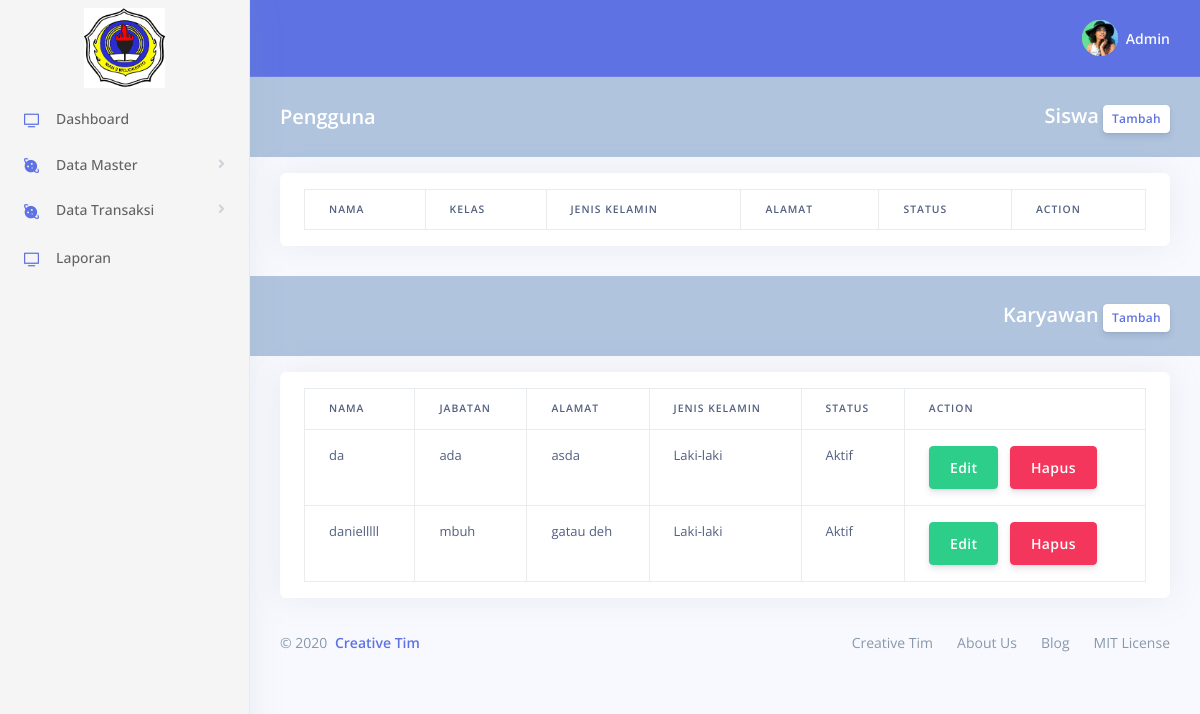
The page /admin/MPengguna.php on the database as committed earlier.
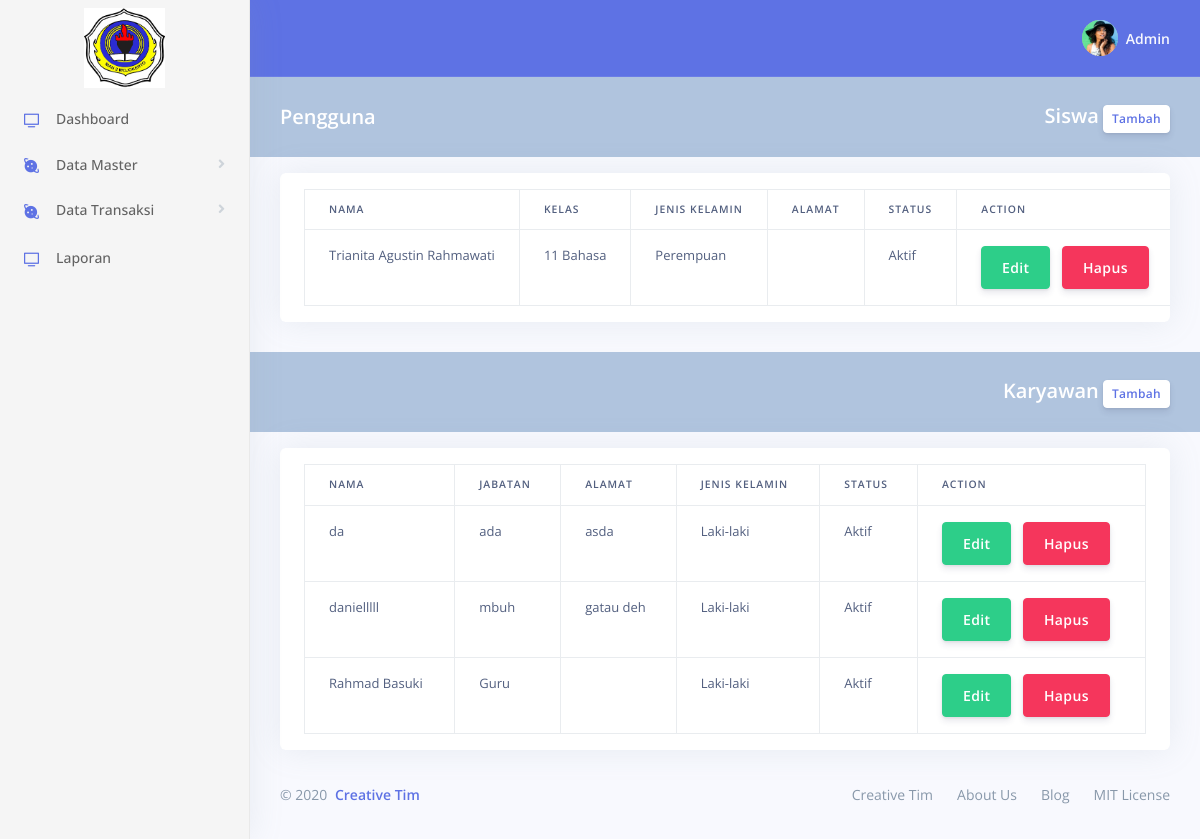
The same page on the database as committed later.
### tables this page shows
CREATE TABLE `karyawan` (
  `id_karyawan` varchar(10) NOT NULL,
  `id_pengguna` varchar(10) NOT NULL,
  `nama_karyawan` varchar(100) NOT NULL,
  `jabatan` varchar(100) NOT NULL,
  `alamat_karyawan` varchar(100) NOT NULL,
  `jenis_kelamin` varchar(20) DEFAULT NULL,
  `status_karyawan` varchar(20) DEFAULT NULL
);

CREATE TABLE `siswa` (
  `id_siswa` varchar(10) NOT NULL,
  `id_pengguna` varchar(10) NOT NULL,
  `nama_siswa` varchar(100) DEFAULT NULL,
  `kelas` varchar(10) DEFAULT NULL,
  `jenis_kelamin` varchar(20) DEFAULT NULL,
  `alamat_siswa` varchar(100) DEFAULT NULL,
  `status_siswa` varchar(25) DEFAULT NULL
);

### admin/MPengguna.php (the view, shortened to what this page needs)
<!DOCTYPE html>
<html>
<head>
<?php include "css-script.php"; ?>
</head>
<body>
	<?php include "sidebar.php"; ?>
	<div class="main-content" id="panel">
		<?php include "navbar.php"; ?>
		<div class="header bg-primary" style="background-color: #B0C4DE !important">
			<div class="container-fluid">
				<div class="header-body">
					<div class="row align-items-center py-4">
						<div class="col-lg-6 col-7">
							<h6 class="h2 text-white d-inline-block mb-0">Pengguna</h6>
						</div>
						<div class="col-lg-6 col-5 text-right">
							<h6 class="h2 text-white d-inline-block mb-0">Siswa</h6>
							<a href="#" class="btn btn-sm btn-neutral" data-toggle="modal"
								data-target="#ModalTambahSiswa">Tambah</a>
						</div>
					</div>
				</div>
			</div>
		</div>
		<div class="container-fluid mt-3">
			<div class="row">
				<div class="col-xl-12 col-md-12">
					<div class="card card-stats">
						<div class="card-body table-responsive">
							<table id="Tabel1" class="table table-bordered">
								<thead>
									<tr>
										<th>Nama</th>
										<th>Kelas</th>
										<th>Jenis Kelamin</th>
										<th>Alamat</th>
										<th>Status</th>
										<th>Action</th>
									</tr>
								</thead>
								<tbody>
									<?php
					$query = mysqli_query($conn, "SELECT * from siswa where status_siswa = 'Aktif'");
					while ($row = mysqli_fetch_array($query)) {
					?>
									<tr>
										<td><?php echo $row['nama_siswa'] ?></td>
										<td><?php echo $row['kelas'] ?></td>
										<td><?php echo $row['jenis_kelamin'] ?></td>
										<td><?php echo $row['alamat_siswa'] ?></td>
										<td><?php echo $row['status_siswa'] ?></td>
										<td><button class="btn btn-success btnEdit" data-toggle="modal"
												data-target="#ModalEditSiswa"
												data-id="<?php echo $row['id_siswa'] ?>">Edit</button>
												<button class="btn btn-danger btnHapus" data-toggle="modal"
												data-target="#ModalHapusSiswa"
												data-id="<?php echo $row['id_siswa'] ?>">Hapus</button></td>
									</tr>
									<?php } ?>
								</tbody>
							</table>
						</div>
					</div>
				</div>
			</div>
		</div>
		<div class="header bg-primary" style="background-color: #B0C4DE !important">
			<div class="container-fluid">
				<div class="header-body">
					<div class="row align-items-center py-4">
						<div class="col-lg-6 col-5 text-right">
							<h6 class="h2 text-white d-inline-block mb-0">Karyawan</h6>
							<a href="#" class="btn btn-sm btn-neutral" data-toggle="modal"
								data-target="#ModalTambahKaryawan">Tambah</a>
						</div>
					</div>
				</div>
			</div>
		</div>
		<div class="container-fluid mt-3">
			<div class="row">
				<div class="col-xl-12 col-md-12">
					<div class="card card-stats">
						<div class="card-body table-responsive">
							<table id="Tabel2" class="table table-bordered">
								<thead>
									<tr>
										<th>Nama</th>
										<th>Jabatan</th>
										<th>Alamat</th>
										<th>Jenis Kelamin</th>
										<th>Status</th>
										<th>Action</th>
									</tr>
								</thead>
								<tbody>
									<?php
					$query = mysqli_query($conn, "SELECT * from karyawan WHERE status_karyawan = 'Aktif'");
					while ($row = mysqli_fetch_array($query)) {
					?>
									<tr>
										<td><?php echo $row['nama_karyawan'] ?></td>
										<td><?php echo $row['jabatan'] ?></td>
										<td><?php echo $row['alamat_karyawan'] ?></td>
										<td><?php echo $row['jenis_kelamin'] ?></td>
										<td><?php echo $row['status_karyawan'] ?></td>
										<td><button class="btn btn-success btnEditKar" data-toggle="modal"
												data-target="#ModalEditKaryawan"
												data-id="<?php echo $row['id_karyawan'] ?>">Edit</button>
												<button class="btn btn-danger btnHapusKar" data-toggle="modal"
												data-target="#ModalHapusKaryawan"
												data-id="<?php echo $row['id_karyawan'] ?>">Hapus</button></td>
									</tr>
									<?php } ?>
								</tbody>
							</table>
						</div>
					</div>
				</div>
			</div>
			<?php include "footer.php"; ?>
		</div>
	</div>
</body>
</html>

Rows that differ between the two databases and show on the page:
added siswa: nama_siswa "Trianita Agustin Rahmawati", kelas "11 Bahasa", jenis_kelamin "Perempuan", status_siswa "Aktif"
added karyawan: nama_karyawan "Rahmad Basuki", jabatan "Guru", jenis_kelamin "Laki-laki", status_karyawan "Aktif"
